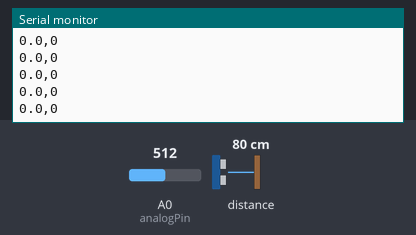
Bench run of a sketch on a simulated Arduino Zero (SAMD21). Shown: the last lines printed to the serial monitor. The inputs (shaded band) are chosen by the test bench; at power-on: distance to the obstacle 80 cm, A0 (analogPin) = 512 (analog values on the 0–1023 scale).

Above: at 1.2 s.
1.3 s: distance to the obstacle set to 2 cm
2.8 s: A0 (analogPin) set to 716
At 3.26 s:
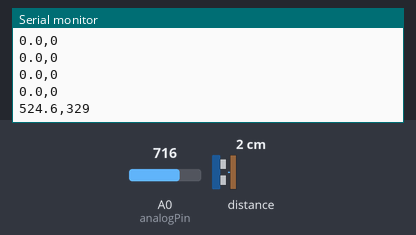
4.3 s: distance to the obstacle set to 4 cm
At 4.31 s:
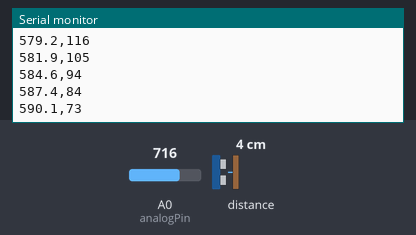
5.8 s: A0 (analogPin) set to 900
At 5.82 s:
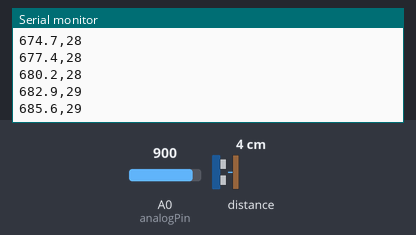
Timing chart, 0 to 8.3 s (numbered marks = the images above; inputs shaded):
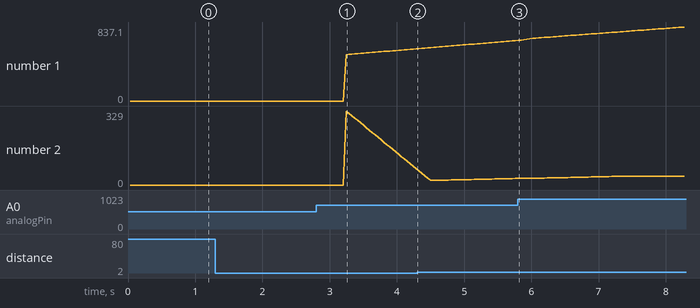

The sketch:

Ard_Length_read_serial_send.ino
```cpp
#include <Wire.h>
#include "Adafruit_VL53L1X.h"

#define IRQ_PIN 2
#define XSHUT_PIN 3

Adafruit_VL53L1X vl53 = Adafruit_VL53L1X(XSHUT_PIN, IRQ_PIN);

// Konstanty pro lankový snímač
const int analogPin = A0; // Analogový pin, ze kterého čteme hodnotu
const int resolution = 16383; // Maximální hodnota při 14-bitovém rozlišení
const float conversionFactor = 1000.0 / resolution; // Převodní faktor pro převod na milivolty
const unsigned long readInterval = 10; // Interval čtení v milisekundách
const int numReadings = 75; // Počet čtení pro průměr

// Proměnné pro průměrování lankového snímače
float lankoReadings[numReadings]; // Pole pro uložení čtení
int lankoReadIndex = 0; // Index aktuálního čtení pro lankový snímač
bool lankoArrayFull = false; // Flag indikující naplnění pole lankového snímače

// Proměnné pro průměrování laserového snímače
int laserReadings[numReadings]; // Pole pro uložení čtení
int laserReadIndex = 0; // Index aktuálního čtení pro laserový snímač
bool laserArrayFull = false; // Flag indikující naplnění pole laserového snímače

// Proměnné pro ukládání hodnot
float lankoValue = 0;
int laserValue = 0; // Hodnota laserového snímače v mm

void setup() {
  Serial.begin(115200);
  while (!Serial) delay(10);

  // Inicializace lankového snímače
  analogReadResolution(14);

  // Inicializace laserového snímače
  Wire.begin();
  if (!vl53.begin(0x29, &Wire)) {
    while (1) delay(10);
  }

  if (!vl53.startRanging()) {
    while (1) delay(10);
  }

  vl53.setTimingBudget(50);

  // Inicializace polí readings na nulu
  for (int i = 0; i < numReadings; i++) {
    lankoReadings[i] = 0;
    laserReadings[i] = 0;
  }
}

void loop() {
  // Čtení lankového snímače
  int sensorValue = analogRead(analogPin);
  float lankoMeasurement = sensorValue * conversionFactor;

  // Uložení nové hodnoty do pole lankového snímače
  lankoReadings[lankoReadIndex] = lankoMeasurement;
  lankoReadIndex = (lankoReadIndex + 1) % numReadings;

  // Pokud je pole plné, vypočítáme průměr bez extrémů pro lankový snímač
  if (lankoReadIndex == 0) {
    lankoArrayFull = true;
  }

  if (lankoArrayFull) {
    float sortedLankoReadings[numReadings];
    memcpy(sortedLankoReadings, lankoReadings, sizeof(lankoReadings));

    // Seřazení hodnot v poli lankového snímače
    for (int i = 0; i < numReadings - 1; i++) {
      for (int j = i + 1; j < numReadings; j++) {
        if (sortedLankoReadings[i] > sortedLankoReadings[j]) {
          float temp = sortedLankoReadings[i];
          sortedLankoReadings[i] = sortedLankoReadings[j];
          sortedLankoReadings[j] = temp;
        }
      }
    }

    // Výpočet průměru bez extrémů pro lankový snímač
    float total = 0;
    for (int i = 1; i < numReadings - 1; i++) {
      total += sortedLankoReadings[i];
    }
    lankoValue = total / (numReadings - 2);
  }

  // Čtení laserového snímače
  if (vl53.dataReady()) {
    int16_t distance = vl53.distance();

    // Uložení nové hodnoty do pole laserového snímače
    laserReadings[laserReadIndex] = distance;
    laserReadIndex = (laserReadIndex + 1) % numReadings;

    // Pokud je pole plné, vypočítáme průměr bez extrémů pro laserový snímač
    if (laserReadIndex == 0) {
      laserArrayFull = true;
    }

    if (laserArrayFull) {
      int sortedLaserReadings[numReadings];
      memcpy(sortedLaserReadings, laserReadings, sizeof(laserReadings));

      // Seřazení hodnot v poli laserového snímače
      for (int i = 0; i < numReadings - 1; i++) {
        for (int j = i + 1; j < numReadings; j++) {
          if (sortedLaserReadings[i] > sortedLaserReadings[j]) {
            int temp = sortedLaserReadings[i];
            sortedLaserReadings[i] = sortedLaserReadings[j];
            sortedLaserReadings[j] = temp;
          }
        }
      }

      // Výpočet průměru bez extrémů pro laserový snímač
      int total = 0;
      for (int i = 1; i < numReadings - 1; i++) {
        total += sortedLaserReadings[i];
      }
      laserValue = total / (numReadings - 2);
    }

    vl53.clearInterrupt();
  }

  // Posílání dat do sériového monitoru
  //Serial.print("Lanko:");
  Serial.print(lankoValue, 1); // Dvě desetinná místa
  //Serial.print(", Laser: ");
  Serial.print(",");
  Serial.print(laserValue); // Hodnota v mm bez desetinných míst
  Serial.println();
  delay(readInterval);
}
```

Measured:
- after the input at 2.8 s, the serial monitor: prints a new line after 0.44 s (image 1)
- plotted number 1: 0 → 590.1 after the input at 2.8 s, 682.9 → 837.1 after the input at 5.8 s
- plotted number 2: 73 → 29 after the input at 4.3 s
